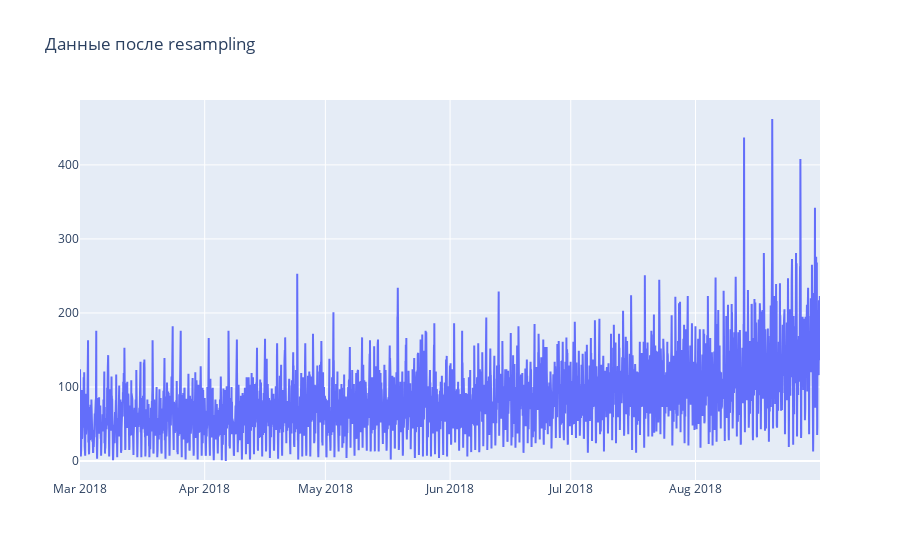

Notebook source saved alongside this figure:
### Markdown cell above
<a id='data_preprocessing'></a>
### 2. Знакомство в с данными. Предобработка

### Code cell
# У нас даны данные с интервалом в 10 минут , сгруппируем данные по часу:

data = data.resample('1H').sum()
plotly_df(data, 'Данные после resampling')

### Figure 1 — Plotly figure (JSON) as saved in the notebook; plotly's stock layout.template omitted (floating-point values rounded to 4 significant figures; data arrays with more than 128 entries replaced by an {"elided": "..."} marker saying what was removed)
{"data": [{"mode": "lines", "name": "num_orders", "type": "scatter", "x": {"elided": "4416 str values"}, "y": {"elided": "4416 int values"}}], "layout": {"title": {"text": "Данные после resampling"}}}
